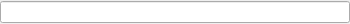
<?xml version="1.0" encoding="UTF-8"?>
<ui version="4.0">
 <class>Form</class>
 <widget class="QWidget" name="Form">
  <property name="geometry">
   <rect>
    <x>0</x>
    <y>0</y>
    <width>350</width>
    <height>24</height>
   </rect>
  </property>
  <property name="windowTitle">
   <string>Form</string>
  </property>
  <layout class="QHBoxLayout" name="horizontalLayout">
   <property name="leftMargin">
    <number>0</number>
   </property>
   <property name="topMargin">
    <number>0</number>
   </property>
   <property name="rightMargin">
    <number>0</number>
   </property>
   <property name="bottomMargin">
    <number>0</number>
   </property>
   <item>
    <widget class="QLineEdit" name="tagLineEdit"/>
   </item>
  </layout>
 </widget>
 <resources/>
 <connections/>
</ui>
